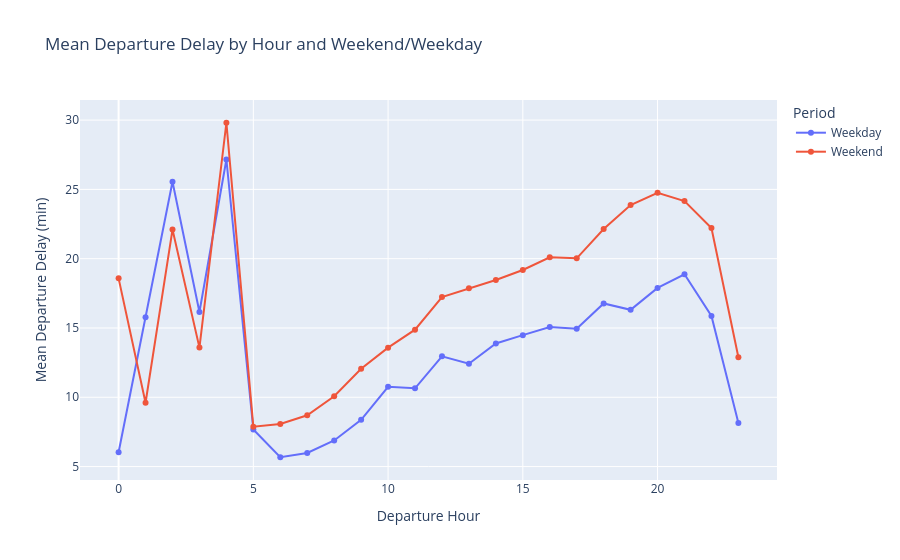

Notebook cell for this chart:
### Markdown cell above
### Interactive visualization: Average latency by time of day and weekends (Plotly)

This chart allows you to zoom in, hover over dots, and compare weekdays and weekends.
The evening peak on weekends is one of the strongest patterns in the data.

### Code cell
import plotly.express as px

# Средняя задержка по часам и выходным
hour_weekend_delay = flight_data.groupby(['DepHour', 'IsWeekend'])['DepDelay'].mean().reset_index()
hour_weekend_delay['Period'] = hour_weekend_delay['IsWeekend'].map({0: 'Weekday', 1: 'Weekend'})

fig = px.line(
    hour_weekend_delay,
    x='DepHour',
    y='DepDelay',
    color='Period',
    markers=True,
    title='Mean Departure Delay by Hour and Weekend/Weekday',
    labels={'DepDelay': 'Mean Departure Delay (min)', 'DepHour': 'Departure Hour (CRS)'}
)

fig.update_layout(
    xaxis_title='Departure Hour',
    yaxis_title='Mean Departure Delay (min)',
    hovermode='x unified',
    showlegend=True
)

fig.show()

### Figure 1 — Plotly figure (JSON) as saved in the notebook; plotly's stock layout.template omitted (floating-point values rounded to 4 significant figures)
{"data": [{"hovertemplate": "Period=Weekday<br>Departure Hour (CRS)=%{x}<br>Mean Departure Delay (min)=%{y}<extra></extra>", "legendgroup": "Weekday", "line": {"color": "#636efa", "dash": "solid"}, "marker": {"symbol": "circle"}, "mode": "lines+markers", "name": "Weekday", "orientation": "v", "showlegend": true, "type": "scatter", "x": [0, 1, 2, 3, 4, 5, 6, 7, 8, 9, 10, 11, 12, 13, 14, 15, 16, 17, 18, 19, 20, 21, 22, 23], "xaxis": "x", "y": [6.031, 15.77, 25.55, 16.15, 27.16, 7.673, 5.673, 5.985, 6.885, 8.377, 10.75, 10.65, 12.96, 12.42, 13.88, 14.48, 15.07, 14.95, 16.77, 16.31, 17.89, 18.88, 15.87, 8.138], "yaxis": "y"}, {"hovertemplate": "Period=Weekend<br>Departure Hour (CRS)=%{x}<br>Mean Departure Delay (min)=%{y}<extra></extra>", "legendgroup": "Weekend", "line": {"color": "#EF553B", "dash": "solid"}, "marker": {"symbol": "circle"}, "mode": "lines+markers", "name": "Weekend", "orientation": "v", "showlegend": true, "type": "scatter", "x": [0, 1, 2, 3, 4, 5, 6, 7, 8, 9, 10, 11, 12, 13, 14, 15, 16, 17, 18, 19, 20, 21, 22, 23], "xaxis": "x", "y": [18.58, 9.606, 22.1, 13.58, 29.81, 7.882, 8.078, 8.703, 10.07, 12.06, 13.58, 14.88, 17.23, 17.86, 18.46, 19.18, 20.1, 20.03, 22.14, 23.87, 24.76, 24.16, 22.21, 12.89], "yaxis": "y"}], "layout": {"hovermode": "x unified", "legend": {"title": {"text": "Period"}, "tracegroupgap": 0}, "showlegend": true, "title": {"text": "Mean Departure Delay by Hour and Weekend/Weekday"}, "xaxis": {"anchor": "y", "domain": [0, 1], "title": {"text": "Departure Hour"}}, "yaxis": {"anchor": "x", "domain": [0, 1], "title": {"text": "Mean Departure Delay (min)"}}}}
